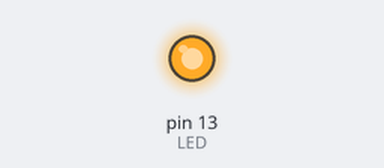
The sketch below on a simulated Arduino Uno, built with avr-gcc and run on an emulated ATmega328P. On the bench: output pins drawn as LEDs (lit = HIGH).

Above: at 0.02 s.
At 2.81 s:
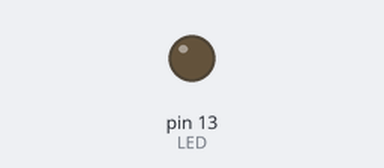
Timing chart, 0 to 3.1 s (numbered marks = the images above):
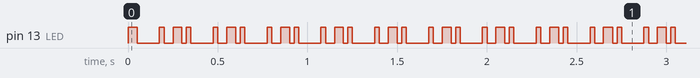

The sketch:

TxByte__1_.ino
```cpp
/* TRASMISSIONE CON STRUTTURA MULTITASKING con temporizzazione */

// - la funzione TxByte fa UNA transizione e ritorna immediatamente
// - il loop() la deve chiamare continuamente per mandare avanti l'automa
// - la temporizzazione è fatta con l'orologio di sistema millis()

// piedino su cui trasmettere
#define LED 13

// dato da trasmettere
char dato='A';

// struttura trama
int N=8;
char P='E';
int S=2;
unsigned long Tb=25;

// gestione stato
int statoPresente=0;
int statoFuturo=0;

// variabili di appoggio
bool parita=true;
bool bit=true;
int i=0;

// gestione orologio
unsigned long tInit=0;

void setup() {
	pinMode(LED, OUTPUT);
	digitalWrite(LED,HIGH);

	statoPresente=0;
	statoFuturo=0;
}

void loop() {
	TxByte(dato);

}

void TxByte(char dato) {

	//non usare millis()-tInit>=Tb perchè essendo unsigned
	//quando la differenza fosse negativa si avrebbe
	//un numero enorme positivo (overflow)

	if (tInit==0 || millis()>=tInit+Tb) {

		switch(statoPresente) {
			case 0:
				digitalWrite(LED,HIGH); //idle
				statoFuturo=1;
				parita=false;
				tInit=0; //la prossima chiamata passo subito in 1 (partenza asincrona)
				break;

			case 1:
				digitalWrite(LED,LOW); //bit di start
				statoFuturo=2;
				i=0;
				tInit=millis(); //inizializza la sosta per il primo tempo di bit
				break;

			case 2:
				bit=((dato &(1<<i))!=0);
				digitalWrite(LED,bit);
				parita^=bit;
				i++;
				if(i==N)
				{
					if(P=='N')
						statoFuturo=4;
					else
						statoFuturo=3;
					i=0;
				}
				tInit+=Tb; //inizializza la sosta per il successivo tempo di bit
				break;

			case 3:
				if(P=='O')
					parita=!parita;
				digitalWrite(LED,parita);
				statoFuturo=4;
				tInit+=Tb; //inizializza la sosta per il successivo tempo di bit
				break;

			case 4:
				digitalWrite(LED,HIGH);
				i++;
				if(i==S)
					statoFuturo=0;
				tInit+=Tb; //inizializza la sosta per il successivo tempo di bit
				break;
		} // switch

		statoPresente=statoFuturo;

	} // if

} // TxByte
```

Measured:
- by itself, pin 13 (LED): repeats every 0.30 s: LOW 0.12 s, HIGH 0.03 s, LOW 0.05 s, HIGH 0.05 s, LOW 0.03 s, HIGH 0.02 s
